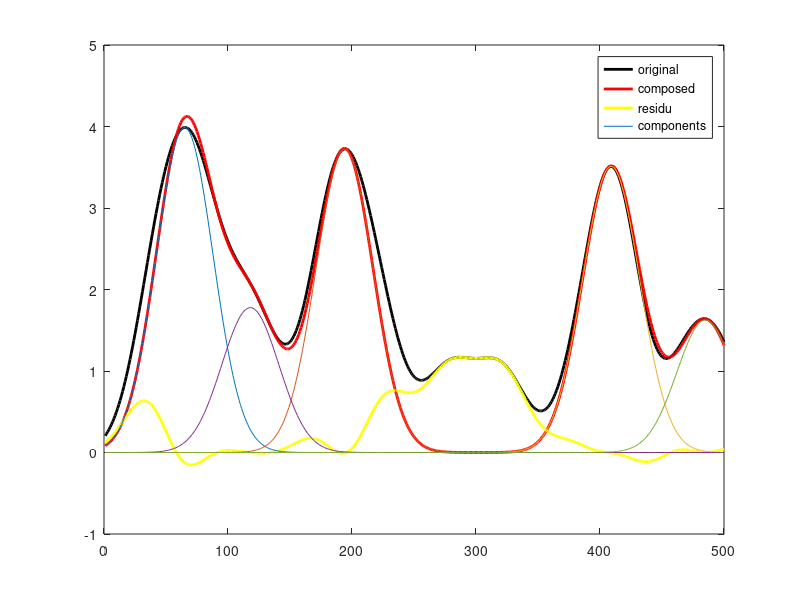

Reproduce this figure in MATLAB.
function [peakprops,buildcurve]=peel_peaks_from_profile(PeaksCurve,Psf,showit)
%this function subtracts 1D Gaussians from an image until a stop criterion
%is reached. JacobKers 2016

MaxPeakNo=10;           
StopRelChange=0.1;     %0.01 means 1% of change in covered fraction
ChipIt=1;            %This is the fraction of the local maximum that ...                        %is used to build the gauss to be subtracted

if nargin<2                %This sets the width of Gaussians to peel off   
    close all; 
    showit=1;
    Psf=23;     %This sets the width of Gaussians to peel off              
    Pks=20;
    LL=500;
    xax=1:LL;
    PeaksCurve=0*xax;
    uxes=rand(1,Pks)*LL;
    sig=20;
    for ii=1:Pks
        ux=uxes(ii);
        PeaksCurve=PeaksCurve+OnePeak(xax,ux,sig);
    end
    plot(xax,PeaksCurve);
end

stopit=0;
PeelCurve=PeaksCurve;
LL=length(PeaksCurve);
Xax=1:LL;
buildcurve=0*PeaksCurve;
peakcount=1;
CoveredFraction=[];
peakprops=[];

close all;
while ~stopit
    [PeakVal,Xpos]=max(PeelCurve);                 
    OnePeakCurve=ChipIt*PeakVal*OnePeak(Xax,Xpos,Psf);    
    PeelCurve=PeelCurve-OnePeakCurve;
    buildcurve=buildcurve+OnePeakCurve;
    peakcount=peakcount+1;
    if peakcount>1
    CoveredFraction(peakcount)=sum(buildcurve)/sum(PeaksCurve);
    ThisSpotFraction(peakcount)=sum(OnePeakCurve)/sum(PeaksCurve);     
    RelChange=(CoveredFraction(peakcount)...
              -CoveredFraction(peakcount-1))./...
               CoveredFraction(peakcount);
   stopit=( (RelChange<StopRelChange)| ...
            (peakcount>MaxPeakNo)&...
            (peakcount>=1));
    RelChange=(RelChange*(peakcount>1)+...;
              1.0*(peakcount<=1));
    end
    ResiduCurve=PeaksCurve-buildcurve;    
    peakprops=[[peakprops];...
    [peakcount PeakVal Xpos  Psf ThisSpotFraction(peakcount) CoveredFraction(peakcount) RelChange]];     
end


if showit|nargin<2
    plot(PeaksCurve,'k-', 'LineWidth',2); hold on;
    plot(buildcurve,'r-','LineWidth',2); hold on;
    plot(ResiduCurve,'y-','LineWidth',2); hold on;
     %AllSpotProps=[peakcount PeakVal Xpos  Psf ThisSpotFraction(peakcount) CoveredFraction(peakcount) RelChange]];  
    [Pks,~]=size(peakprops);
     for ii=1:Pks
         Ux=peakprops(ii,3);
         PeakVal=peakprops(ii,2);
         OnePeakCurve=PeakVal*OnePeak(Xax,Ux,Psf);
         plot(OnePeakCurve); hold on;
     end    
     legend('original','composed','residu', 'components');
     [~]=ginput(1);
end
   

function PP= OnePeak(x,ux,s)
%This is the equation for a normalized1D gaussian peak value one
PP =exp (-(x-ux).^2./(2*s.^2));
